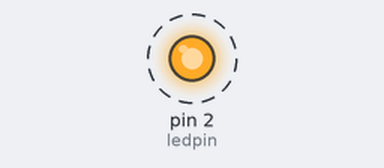
A sketch run on a simulated Arduino Uno, built with avr-gcc and run on an emulated ATmega328P. Parts: output pins drawn as LEDs (lit = HIGH). Dashed ring = blinking. What the sketch prints to the serial monitor is not drawn.

Above: at 0.2 s.
Timing chart, 0 to 3.0 s (numbered marks = the images above):
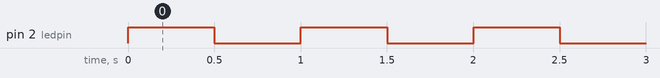

Measured:
- by itself, pin 2 (ledpin): alternates HIGH for 0.50 s and LOW for 0.50 s

The sketch:

sketch.ino
```cpp
int ledpin = 2;

void setup() {
  // led as output
  pinMode(ledpin, OUTPUT);

  // Serial must be capitalized
  Serial.begin(115200);
}

void loop() {
  Serial.println("The light bulb is ON"); // Combined for better readability
  digitalWrite(ledpin, HIGH);
  delay(500);

  Serial.println("The light bulb is OFF");
  digitalWrite(ledpin, LOW);
  delay(500);
}
```
